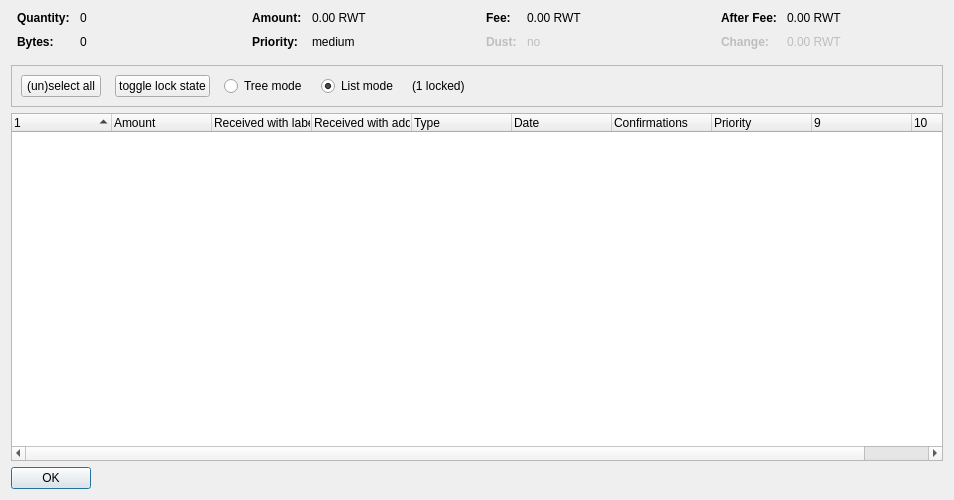
<?xml version="1.0" encoding="UTF-8"?>
<ui version="4.0">
 <class>CoinControlDialog</class>
 <widget class="QDialog" name="CoinControlDialog">
  <property name="geometry">
   <rect>
    <x>0</x>
    <y>0</y>
    <width>954</width>
    <height>500</height>
   </rect>
  </property>
  <property name="windowTitle">
   <string>Coin Selection</string>
  </property>
  <layout class="QVBoxLayout" name="verticalLayout">
   <item>
    <layout class="QHBoxLayout" name="horizontalLayoutTop" stretch="0,0,0,0">
     <property name="topMargin">
      <number>0</number>
     </property>
     <property name="bottomMargin">
      <number>10</number>
     </property>
     <item>
      <layout class="QFormLayout" name="formLayoutCoinControl1">
       <property name="horizontalSpacing">
        <number>10</number>
       </property>
       <property name="verticalSpacing">
        <number>10</number>
       </property>
       <property name="leftMargin">
        <number>6</number>
       </property>
       <property name="rightMargin">
        <number>6</number>
       </property>
       <item row="0" column="0">
        <widget class="QLabel" name="labelCoinControlQuantityText">
         <property name="font">
          <font>
           <weight>75</weight>
           <bold>true</bold>
          </font>
         </property>
         <property name="text">
          <string>Quantity:</string>
         </property>
        </widget>
       </item>
       <item row="0" column="1">
        <widget class="QLabel" name="labelCoinControlQuantity">
         <property name="cursor">
          <cursorShape>IBeamCursor</cursorShape>
         </property>
         <property name="contextMenuPolicy">
          <enum>Qt::ActionsContextMenu</enum>
         </property>
         <property name="text">
          <string notr="true">0</string>
         </property>
         <property name="textInteractionFlags">
          <set>Qt::LinksAccessibleByMouse|Qt::TextSelectableByKeyboard|Qt::TextSelectableByMouse</set>
         </property>
        </widget>
       </item>
       <item row="1" column="0">
        <widget class="QLabel" name="labelCoinControlBytesText">
         <property name="font">
          <font>
           <weight>75</weight>
           <bold>true</bold>
          </font>
         </property>
         <property name="text">
          <string>Bytes:</string>
         </property>
        </widget>
       </item>
       <item row="1" column="1">
        <widget class="QLabel" name="labelCoinControlBytes">
         <property name="cursor">
          <cursorShape>IBeamCursor</cursorShape>
         </property>
         <property name="contextMenuPolicy">
          <enum>Qt::ActionsContextMenu</enum>
         </property>
         <property name="text">
          <string notr="true">0</string>
         </property>
         <property name="textInteractionFlags">
          <set>Qt::LinksAccessibleByMouse|Qt::TextSelectableByKeyboard|Qt::TextSelectableByMouse</set>
         </property>
        </widget>
       </item>
      </layout>
     </item>
     <item>
      <layout class="QFormLayout" name="formLayoutCoinControl2">
       <property name="horizontalSpacing">
        <number>10</number>
       </property>
       <property name="verticalSpacing">
        <number>10</number>
       </property>
       <property name="leftMargin">
        <number>6</number>
       </property>
       <property name="rightMargin">
        <number>6</number>
       </property>
       <item row="0" column="0">
        <widget class="QLabel" name="labelCoinControlAmountText">
         <property name="font">
          <font>
           <weight>75</weight>
           <bold>true</bold>
          </font>
         </property>
         <property name="text">
          <string>Amount:</string>
         </property>
        </widget>
       </item>
       <item row="0" column="1">
        <widget class="QLabel" name="labelCoinControlAmount">
         <property name="cursor">
          <cursorShape>IBeamCursor</cursorShape>
         </property>
         <property name="contextMenuPolicy">
          <enum>Qt::ActionsContextMenu</enum>
         </property>
         <property name="text">
          <string notr="true">0.00 RWT</string>
         </property>
         <property name="textInteractionFlags">
          <set>Qt::LinksAccessibleByMouse|Qt::TextSelectableByKeyboard|Qt::TextSelectableByMouse</set>
         </property>
        </widget>
       </item>
       <item row="1" column="0">
        <widget class="QLabel" name="labelCoinControlPriorityText">
         <property name="font">
          <font>
           <weight>75</weight>
           <bold>true</bold>
          </font>
         </property>
         <property name="text">
          <string>Priority:</string>
         </property>
        </widget>
       </item>
       <item row="1" column="1">
        <widget class="QLabel" name="labelCoinControlPriority">
         <property name="cursor">
          <cursorShape>IBeamCursor</cursorShape>
         </property>
         <property name="contextMenuPolicy">
          <enum>Qt::ActionsContextMenu</enum>
         </property>
         <property name="text">
          <string>medium</string>
         </property>
         <property name="textInteractionFlags">
          <set>Qt::LinksAccessibleByMouse|Qt::TextSelectableByKeyboard|Qt::TextSelectableByMouse</set>
         </property>
        </widget>
       </item>
      </layout>
     </item>
     <item>
      <layout class="QFormLayout" name="formLayoutCoinControl3">
       <property name="horizontalSpacing">
        <number>10</number>
       </property>
       <property name="verticalSpacing">
        <number>10</number>
       </property>
       <property name="leftMargin">
        <number>6</number>
       </property>
       <property name="rightMargin">
        <number>6</number>
       </property>
       <item row="0" column="0">
        <widget class="QLabel" name="labelCoinControlFeeText">
         <property name="font">
          <font>
           <weight>75</weight>
           <bold>true</bold>
          </font>
         </property>
         <property name="text">
          <string>Fee:</string>
         </property>
        </widget>
       </item>
       <item row="0" column="1">
        <widget class="QLabel" name="labelCoinControlFee">
         <property name="cursor">
          <cursorShape>IBeamCursor</cursorShape>
         </property>
         <property name="contextMenuPolicy">
          <enum>Qt::ActionsContextMenu</enum>
         </property>
         <property name="text">
          <string notr="true">0.00 RWT</string>
         </property>
         <property name="textInteractionFlags">
          <set>Qt::LinksAccessibleByMouse|Qt::TextSelectableByKeyboard|Qt::TextSelectableByMouse</set>
         </property>
        </widget>
       </item>
       <item row="1" column="0">
        <widget class="QLabel" name="labelCoinControlLowOutputText">
         <property name="enabled">
          <bool>false</bool>
         </property>
         <property name="font">
          <font>
           <weight>75</weight>
           <bold>true</bold>
          </font>
         </property>
         <property name="text">
          <string>Dust:</string>
         </property>
        </widget>
       </item>
       <item row="1" column="1">
        <widget class="QLabel" name="labelCoinControlLowOutput">
         <property name="enabled">
          <bool>false</bool>
         </property>
         <property name="cursor">
          <cursorShape>IBeamCursor</cursorShape>
         </property>
         <property name="contextMenuPolicy">
          <enum>Qt::ActionsContextMenu</enum>
         </property>
         <property name="text">
          <string>no</string>
         </property>
         <property name="textInteractionFlags">
          <set>Qt::LinksAccessibleByMouse|Qt::TextSelectableByKeyboard|Qt::TextSelectableByMouse</set>
         </property>
        </widget>
       </item>
      </layout>
     </item>
     <item>
      <layout class="QFormLayout" name="formLayoutCoinControl4">
       <property name="horizontalSpacing">
        <number>10</number>
       </property>
       <property name="verticalSpacing">
        <number>10</number>
       </property>
       <property name="leftMargin">
        <number>6</number>
       </property>
       <property name="rightMargin">
        <number>6</number>
       </property>
       <item row="0" column="0">
        <widget class="QLabel" name="labelCoinControlAfterFeeText">
         <property name="font">
          <font>
           <weight>75</weight>
           <bold>true</bold>
          </font>
         </property>
         <property name="text">
          <string>After Fee:</string>
         </property>
        </widget>
       </item>
       <item row="0" column="1">
        <widget class="QLabel" name="labelCoinControlAfterFee">
         <property name="cursor">
          <cursorShape>IBeamCursor</cursorShape>
         </property>
         <property name="contextMenuPolicy">
          <enum>Qt::ActionsContextMenu</enum>
         </property>
         <property name="text">
          <string notr="true">0.00 RWT</string>
         </property>
         <property name="textInteractionFlags">
          <set>Qt::LinksAccessibleByMouse|Qt::TextSelectableByKeyboard|Qt::TextSelectableByMouse</set>
         </property>
        </widget>
       </item>
       <item row="1" column="0">
        <widget class="QLabel" name="labelCoinControlChangeText">
         <property name="enabled">
          <bool>false</bool>
         </property>
         <property name="font">
          <font>
           <weight>75</weight>
           <bold>true</bold>
          </font>
         </property>
         <property name="text">
          <string>Change:</string>
         </property>
        </widget>
       </item>
       <item row="1" column="1">
        <widget class="QLabel" name="labelCoinControlChange">
         <property name="enabled">
          <bool>false</bool>
         </property>
         <property name="cursor">
          <cursorShape>IBeamCursor</cursorShape>
         </property>
         <property name="contextMenuPolicy">
          <enum>Qt::ActionsContextMenu</enum>
         </property>
         <property name="text">
          <string notr="true">0.00 RWT</string>
         </property>
         <property name="textInteractionFlags">
          <set>Qt::LinksAccessibleByMouse|Qt::TextSelectableByKeyboard|Qt::TextSelectableByMouse</set>
         </property>
        </widget>
       </item>
      </layout>
     </item>
    </layout>
   </item>
   <item>
    <widget class="QFrame" name="frame">
     <property name="minimumSize">
      <size>
       <width>0</width>
       <height>40</height>
      </size>
     </property>
     <property name="frameShape">
      <enum>QFrame::StyledPanel</enum>
     </property>
     <property name="frameShadow">
      <enum>QFrame::Sunken</enum>
     </property>
     <layout class="QHBoxLayout" name="horizontalLayout">
      <item>
       <layout class="QHBoxLayout" name="horizontalLayoutPanel" stretch="0,0,0,0,0,0">
        <property name="spacing">
         <number>14</number>
        </property>
        <item>
         <widget class="QPushButton" name="pushButtonSelectAll">
          <property name="sizePolicy">
           <sizepolicy hsizetype="Maximum" vsizetype="Fixed">
            <horstretch>0</horstretch>
            <verstretch>0</verstretch>
           </sizepolicy>
          </property>
          <property name="text">
           <string>(un)select all</string>
          </property>
          <property name="autoDefault">
           <bool>false</bool>
          </property>
         </widget>
        </item>
        <item>
         <widget class="QPushButton" name="pushButtonToggleLock">
          <property name="sizePolicy">
           <sizepolicy hsizetype="Maximum" vsizetype="Fixed">
            <horstretch>0</horstretch>
            <verstretch>0</verstretch>
           </sizepolicy>
          </property>
          <property name="text">
           <string>toggle lock state</string>
          </property>
          <property name="autoDefault">
           <bool>false</bool>
          </property>
         </widget>
        </item>
        <item>
         <widget class="QRadioButton" name="radioTreeMode">
          <property name="sizePolicy">
           <sizepolicy hsizetype="Maximum" vsizetype="Fixed">
            <horstretch>0</horstretch>
            <verstretch>0</verstretch>
           </sizepolicy>
          </property>
          <property name="text">
           <string>Tree mode</string>
          </property>
         </widget>
        </item>
        <item>
         <widget class="QRadioButton" name="radioListMode">
          <property name="sizePolicy">
           <sizepolicy hsizetype="Maximum" vsizetype="Fixed">
            <horstretch>0</horstretch>
            <verstretch>0</verstretch>
           </sizepolicy>
          </property>
          <property name="text">
           <string>List mode</string>
          </property>
          <property name="checked">
           <bool>true</bool>
          </property>
         </widget>
        </item>
        <item>
         <widget class="QLabel" name="labelLocked">
          <property name="text">
           <string>(1 locked)</string>
          </property>
         </widget>
        </item>
        <item>
         <spacer name="horizontalSpacer">
          <property name="orientation">
           <enum>Qt::Horizontal</enum>
          </property>
          <property name="sizeHint" stdset="0">
           <size>
            <width>40</width>
            <height>20</height>
           </size>
          </property>
         </spacer>
        </item>
       </layout>
      </item>
     </layout>
    </widget>
   </item>
   <item>
    <widget class="CoinControlTreeWidget" name="treeWidget">
     <property name="contextMenuPolicy">
      <enum>Qt::CustomContextMenu</enum>
     </property>
     <property name="sortingEnabled">
      <bool>false</bool>
     </property>
     <property name="columnCount">
      <number>10</number>
     </property>
     <attribute name="headerShowSortIndicator" stdset="0">
      <bool>true</bool>
     </attribute>
     <attribute name="headerStretchLastSection">
      <bool>false</bool>
     </attribute>
     <column>
      <property name="text">
       <string/>
      </property>
     </column>
     <column>
      <property name="text">
       <string>Amount</string>
      </property>
     </column>
     <column>
      <property name="text">
       <string>Received with label</string>
      </property>
     </column>
     <column>
      <property name="text">
       <string>Received with address</string>
      </property>
     </column>
     <column>
      <property name="text">
       <string>Type</string>
      </property>
     </column>
     <column>
      <property name="text">
       <string>Date</string>
      </property>
     </column>
     <column>
      <property name="text">
       <string>Confirmations</string>
      </property>
      <property name="toolTip">
       <string>Confirmed</string>
      </property>
     </column>
     <column>
      <property name="text">
       <string>Priority</string>
      </property>
     </column>
     <column>
      <property name="text">
       <string/>
      </property>
     </column>
     <column>
      <property name="text">
       <string/>
      </property>
     </column>
    </widget>
   </item>
   <item>
    <widget class="QDialogButtonBox" name="buttonBox">
     <property name="sizePolicy">
      <sizepolicy hsizetype="Maximum" vsizetype="Fixed">
       <horstretch>0</horstretch>
       <verstretch>0</verstretch>
      </sizepolicy>
     </property>
     <property name="orientation">
      <enum>Qt::Horizontal</enum>
     </property>
     <property name="standardButtons">
      <set>QDialogButtonBox::Ok</set>
     </property>
    </widget>
   </item>
  </layout>
 </widget>
 <customwidgets>
  <customwidget>
   <class>CoinControlTreeWidget</class>
   <extends>QTreeWidget</extends>
   <header>coincontroltreewidget.h</header>
  </customwidget>
 </customwidgets>
 <resources/>
 <connections/>
</ui>
